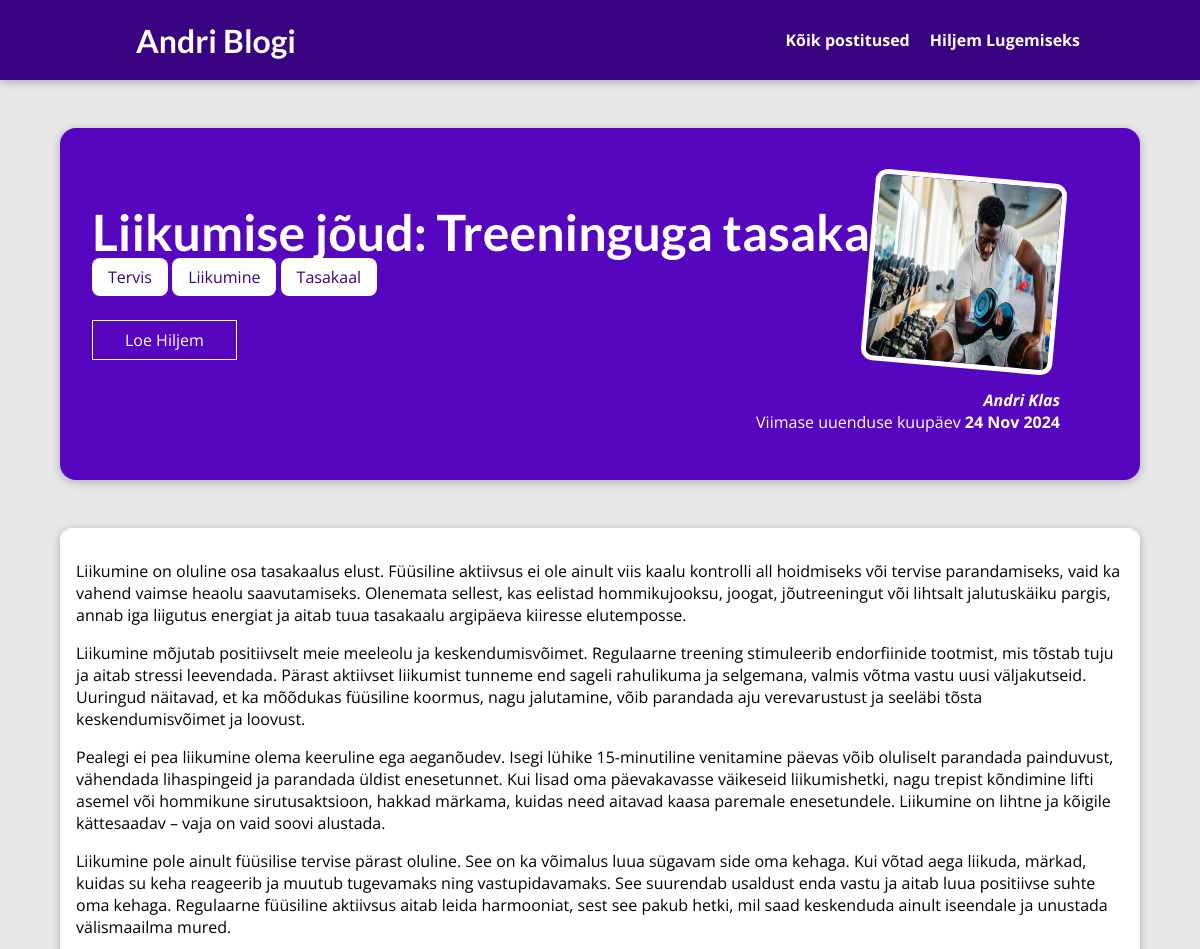
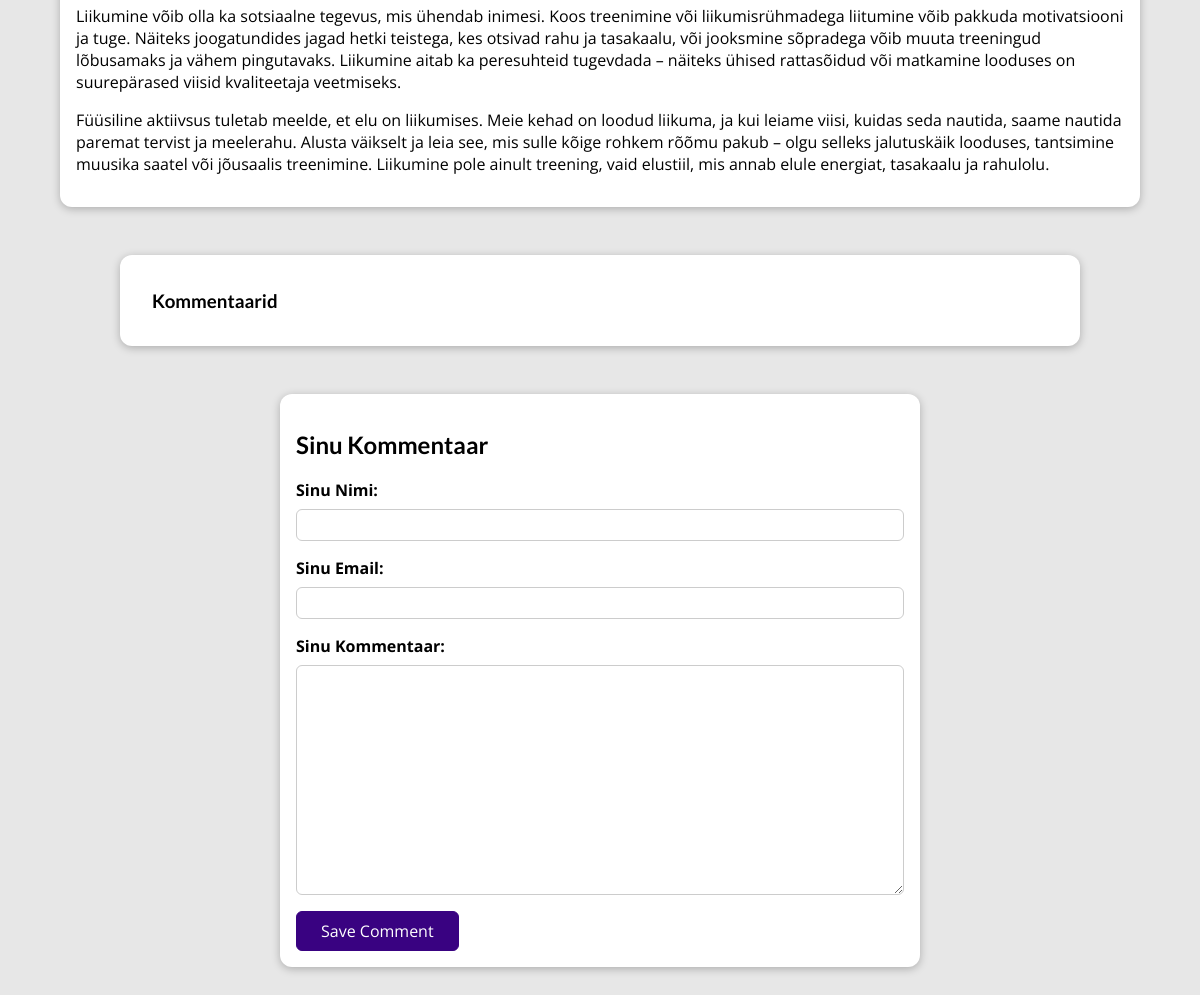
Page /posts/liikumise-joud-treeninguga-tasakaalu on the committed database (2 pictures, top to bottom).
### blog/models.py (models this page shows, shortened)
class Post(models.Model):
    title = models.CharField(max_length=100)
    exerpt = models.CharField(max_length=200)
    image = models.ImageField(upload_to='posts/', null=True)
    Date = models.DateField(auto_now=True)
    slug = models.SlugField(unique=True, db_index=True)
    content = models.TextField(validators=[MinLengthValidator(10)])
    author = models.ForeignKey(Author, on_delete=models.SET_NULL, null=True, related_name='posts')
    tags = models.ManyToManyField(Tag, related_name='posts')

class Tag(models.Model):
    caption = models.CharField(max_length=50)

class Author(models.Model):
    first_name = models.CharField(max_length=100)
    last_name = models.CharField(max_length=100)
    email_address = models.EmailField()
    def full_name(self):
        return f"{self.first_name} {self.last_name}"
    def __str__(self):
        return self.full_name()

### blog/views.py (the view, shortened to what this page needs)
# urls.py: path("posts/<slug:slug>", views.Post_Detail.as_view(), name="post-detail-page"),
class Post_Detail(View):
    def is_stored_post(self, request, post_id):
        stored_posts = request.session.get("stored_posts")
        if stored_posts is not None:
            is_saved_for_later = post_id in stored_posts
        else:
            is_saved_for_later = False
        return is_saved_for_later
    def get(self, request, slug):
        post = Post.objects.get(slug=slug)
        context = {
            "post": post,
            "post_tags": post.tags.all(),
            "comment_form": CommentForm(),
            "comments": post.comments.all().order_by("-id"),
            "saved_for_later": self.is_stored_post(request, post.id),
        }
        return render(request, "blog/post-detail.html", context)

### blog/forms.py
class CommentForm(forms.ModelForm):
    class Meta:
        model = Comment
        exclude = ['post']
        labels = {
            "user_name": "Sinu Nimi",
            "user_email": "Sinu Email",
            "text": "Sinu Kommentaar",
        }

### blog/templates/blog/post-detail.html (shortened to what this page needs)
{%extends "base.html"%}
{%load static%}
{%block css_files%}
<link rel="stylesheet" href="{%static "blog/post-detail.css" %}" />
{%endblock%}
{%block content%}
<section id="summary">
  <h2>{{post.title}}</h2>
  <div>
    {%for tag in post_tags%}
    <span class="tag">{{tag.caption}}</span>
    {%endfor%}
  </div>
<form action="{%url "read-later"%}" method="POST">
  <div id="read-later">
    <button>
      {%if saved_for_later%}
      Eemalda "Hiljem Lugemiseks" Nimekirjast
      {%else%}
      Loe Hiljem
      {%endif%}
    </button>
  </div>
</form>
  <article>
    <img src="{{ post.image.url }}" alt="{{post.title}}" />
    <address><a href="mailto: {{post.author.email_address}}">{{post.author}}</a></address>
    <div>Viimase uuenduse kuupäev <time>{{ post.Date|date:"d M Y"}}</time></div>
  </article>
</section>
<main>
  {{post.content|linebreaks}}
</main>
<section id="comments" class="comments-section">
  <h3>Kommentaarid</h3>
</section>
<section id="comment-form">
  <h2>Sinu Kommentaar</h2>
  <form method="post" action="{% url 'post-detail-page' post.slug %}">
    {% for form_field in comment_form %}
    <div class="form-control{% if form_field.errors %} invalid{% endif %}">
      {{ form_field.label_tag }}
      {{ form_field }}
    </div>
    {% endfor %}
    <button>Save Comment</button>
  </form>
</section>
{% endblock %}

### static/app.css (style rules this page uses)
* { box-sizing: border-box; }
html { font-family: 'Open Sans', 'Lato', sans-serif; }
body { margin: 0; }
h1, h2, h3 { font-family: 'Lato', sans-serif; font-weight: bold; }

### blog/static/blog/post-detail.css (style rules this page uses)
body { background-color: #e7e7e7; }
#summary { margin: 8rem auto 3rem auto; padding: 2rem; width: 90%; max-width: 90rem; border-radius: 16px; background-color: #5706c0; position: relative; box-shadow: 0 2px 8px rgba(0, 0, 0, 0.25); height: 22rem; }
#summary h2 { color: white; font-size: 4.5rem; margin-bottom: 0.25rem; font-size: 50px; }
#summary article { position: absolute; top: 2rem; right: 3rem; padding: 1rem 2rem; border-radius: 12px; text-align: right; color: white; }
#summary article img { width: 12rem; height: 12rem; border-radius: 12px; transform: rotateZ(5deg); border: 5px solid white; margin-bottom: 1rem; }
#summary address { font-weight: bold; }
#summary a { color: white; text-decoration: none; }
#summary time { font-weight: bold; }
#read-later { margin: 2rem 0; }
#read-later button { background-color: transparent; border: 1px solid white; padding: 0.5rem 2rem; font: inherit; color: white; cursor: pointer; }
main { width: 90%; max-width: 90rem; margin: 3rem auto; background-color: white; padding: 1rem; border-radius: 12px; box-shadow: 0 2px 8px rgba(0, 0, 0, 0.25); }
.tag { background-color: white; color: #390281; padding: 0.5rem 1rem; border-radius: 8px; }
#comment-form { margin: 3rem auto; width: 90%; max-width: 40rem; border-radius: 12px; background-color: white; box-shadow: 0 2px 8px rgba(0, 0, 0, 0.25); padding: 1rem; }
#comment-form button { font: inherit; background-color: #390281; color: white; border: 1px solid #390281; padding: 0.5rem 1.5rem; border-radius: 6px; cursor: pointer; }
.form-control { margin-bottom: 1rem; }
.form-control label { font-weight: bold; margin-bottom: 0.5rem; display: block; }
.form-control input, .form-control textarea { display: block; width: 100%; font: inherit; padding: 0.25rem; border-radius: 6px; border: 1px solid #ccc; }
#comments { margin: 3rem auto; width: 90%; max-width: 60rem; border-radius: 12px; background-color: white; box-shadow: 0 2px 8px rgba(0, 0, 0, 0.25); padding: 1rem 2rem; }

### rows in the picture
Post: title "Liikumise jõud: Treeninguga tasakaalu", image (picture), author "Andri Klas", Date "24 Nov 2024", content "Liikumine on oluline osa tasakaalus elust. Füüsiline aktiivsus ei ole ainult viis kaalu kontrolli all hoidmiseks või tervise parandamiseks, vaid ka vahend vaimse heaolu saavutamiseks. Olenemata sellest, kas eelistad hommikujooksu, joogat, jõutreeningut või lihtsalt jalutuskäiku pargis, annab iga liigutus energiat ja aitab tuua tasakaalu argipäeva kiiresse elutemposse. Liikumine mõjutab positiivselt meie meeleolu ja keskendumisvõimet. Regulaarne treening stimuleerib endorfiinide tootmist, mis tõstab tuju ja aitab stressi leevendada. Pärast aktiivset liikumist tunneme end sageli rahulikuma ja selgemana, valmis võtma vastu uusi väljakutseid. Uuringud näitavad, et ka mõõdukas füüsiline koormus,…"
Tag: caption "Tervis"
Tag: caption "Liikumine"
Tag: caption "Tasakaal"
